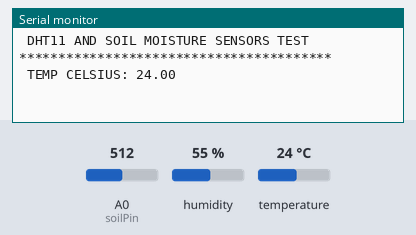
Recording of a sketch running on a simulated Arduino Uno, built with avr-gcc and run on an emulated ATmega328P. Shown: the last lines printed to the serial monitor. The test bench sets the inputs (shaded band); at power-on: humidity 55 %, A0 (soilPin) = 512, temperature 24 °C.

Above: at 2.8 s.
2.9 s: humidity set to 22 %
At 4.5 s:
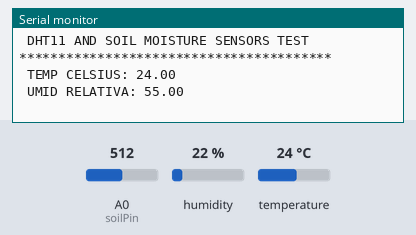
7.5 s: A0 (soilPin) set to 716
At 9.3 s:
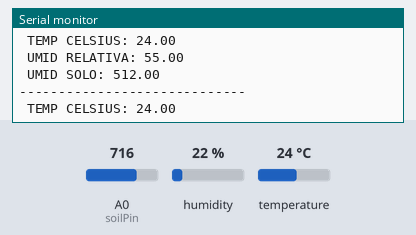
11.2 s: temperature set to 12 °C
At 13.2 s:
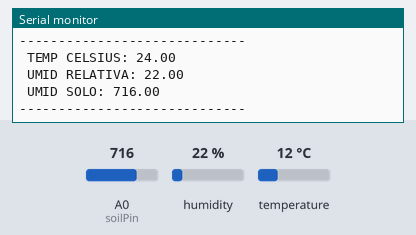
14.9 s: A0 (soilPin) set to 900
At 17.2 s:
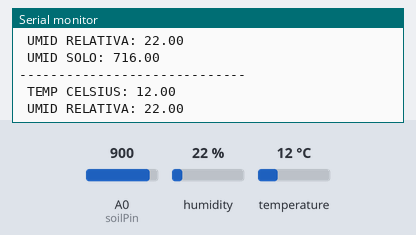
18.6 s: humidity set to 40 %
At 20.8 s:
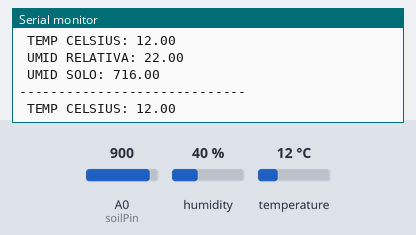
Timing chart, 0 to 22.3 s (numbered marks = the images above; inputs shaded):
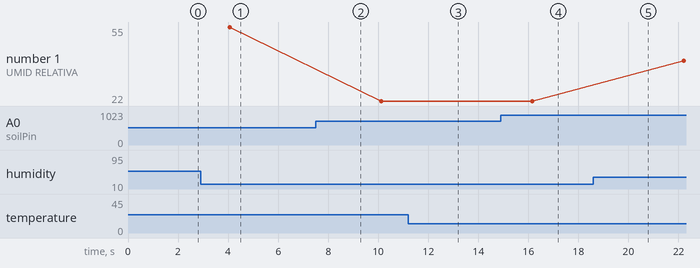

Measured:
- plotted number 1: 22 → 40 after the input at 18.6 s

The sketch:

SensoresTesteHumano.ino
```cpp
 /* inclisão de bibliotecas */
#include "DHT.h"

/* Definição de portas */
#define DHTPIN 2
#define umidPin 2
#define soilPin A0

/* definindo o tipo de DHT a ser utilizado nesta app */
#define DHTTYPE DHT11  // DHT 11

/* Definição e inicialização dos pinos de dados */
float data_dht = 0;
float data_umid = 0;
float data_soil = 0;
float data_dht_f = 0;

// Initialize DHT sensor for normal 16mhz Arduino
DHT dht(DHTPIN, DHTTYPE);
DHT dhtUmid(umidPin, DHTTYPE);

/* Configuração de pinos de entrada de dados e
   taxa de transmissão e inicializando a leitura */
void setup() {
  Serial.begin(9600);
  Serial.println("\n\n DHT11 AND SOIL MOISTURE SENSORS TEST\n");
  Serial.print("****************************************\n\n");

  //pinMode(port_dht, INPUT);
  pinMode(umidPin, INPUT);
  pinMode(soilPin, INPUT);

  // inicializa a leitura de dados
  dht.begin();
  dhtUmid.begin();
}

/* Leitura e captura contínua de dados
   enviados pelos sensores - loop()
   O método delay(ms) é dado em milisegundos.
   1 ms = 0.001 s = 1.10^-3
   Espera por 5 s entre cada medidas/leitura */
void loop() {
  delay(2000);

  /* leitura de dados */
  data_dht = dht.readTemperature();       // celcius
  data_umid = dhtUmid.readHumidity();
  data_soil = analogRead(soilPin);
  data_dht_f = dht.readTemperature(true); // Fahrenheit

   /* verificação de dados lidos*/
  if (isnan(data_dht) || isnan(data_umid) || isnan(data_dht_f)){
    Serial.println("\nFailed to read from DHT sensor!");
    return;
  }
  if(isnan(data_soil)){
    Serial.println("\n Faile by reading soil moisture! \n");
    return;
  }else{
    /* impressão via monitor serial */

    /*Serial.print("\n TEMP FAHRENHEIT: ");
    Serial.println(data_dht_f);
    delay(2000); */

    Serial.print("\n TEMP CELSIUS: ");
    Serial.println(data_dht);
    delay(2000);

    Serial.print(" UMID RELATIVA: ");
    Serial.println(data_umid);
    delay(2000);

    Serial.print(" UMID SOLO: ");
    Serial.println(data_soil);

    Serial.print("\n-----------------------------");

  }

}
```
